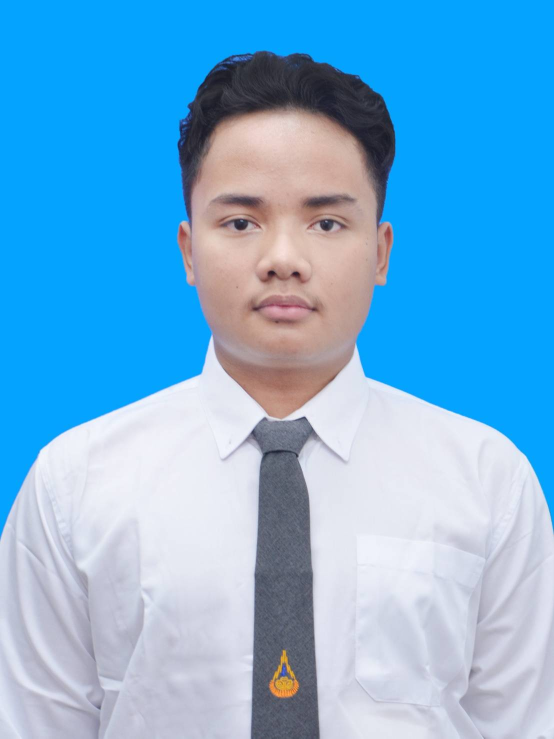
#> input picture M2M/Profile.jpg, 1108 x 1477 px, given in place of the camera (shown at 1/2 size)
$ python face_detect.py
#> lines starting #> are read from the running program, lines starting #| are printed output that depends on the picture
"""ตรวจจับใบหน้าแบบเรียลไทม์ — รันบน Raspberry Pi

*** รันบนตัว Pi ***  (VNC -> Thonny -> Run)

รองรับสองเครื่องมือ เลือกให้เองตามเวอร์ชัน OpenCV ที่มี:
  - Haar cascade  : OpenCV 4.x (ที่ Pi OS bullseye ลงมาให้) ไม่ต้องโหลดอะไรเพิ่ม
  - YuNet (DNN)   : OpenCV 5.x ที่ตัด Haar ออกแล้ว ต้องมีไฟล์โมเดล .onnx

ปุ่มลัด:  q = ออก   s = เซฟภาพ
"""

import os
import sys
import time

import cv2

# ---------------- ตั้งค่า ----------------

SOURCE = 0                  # 0 = กล้องตัวแรกที่เสียบกับ Pi
# SOURCE = "rtsp://admin:pk007Z01@192.168.1.115:554/Streaming/Channels/102/"

# ความละเอียดสูงขึ้น = จับหน้าคนที่อยู่ไกล/ในภาพหมู่ได้ (โจทย์ต้องการ 7-10 คน)
FRAME_W, FRAME_H = 1280, 720

DETECT_EVERY = 3            # ตรวจทุกกี่เฟรม (เลขมาก = ลื่นขึ้นแต่กรอบตามช้าลง)
DETECT_SCALE = 0.5          # ย่อภาพก่อนตรวจ ช่วยให้เร็วขึ้นมากบน Pi
MIN_FACE = 24               # ขนาดหน้าเล็กสุดที่ยอมรับ (วัดบนภาพที่ย่อแล้ว)

YUNET_MODEL = "face_detection_yunet_2023mar.onnx"   # ใช้เฉพาะตอนไม่มี Haar

SNAPSHOT_DIR = os.path.join(os.path.dirname(os.path.abspath(__file__)), "faces")


# ---------------- ตัวตรวจจับ ----------------

HAAR_DIRS = [
    getattr(getattr(cv2, "data", None), "haarcascades", None),
    "/usr/share/opencv4/haarcascades/",
    "/usr/share/opencv/haarcascades/",
    "/usr/local/share/opencv4/haarcascades/",
]


class HaarDetector:
    name = "Haar cascade"

    def __init__(self):
        path = None
        for d in HAAR_DIRS:
            if not d:
                continue
            p = os.path.join(d, "haarcascade_frontalface_default.xml")
            if os.path.isfile(p):
                path = p
                break
        if path is None:
            raise FileNotFoundError("หาไฟล์ haarcascade_frontalface_default.xml ไม่เจอ")

        self.cc = cv2.CascadeClassifier(path)
        if self.cc.empty():
            raise RuntimeError(f"โหลด cascade ไม่สำเร็จ: {path}")
        self.path = path

    def detect(self, frame):
        gray = cv2.cvtColor(frame, cv2.COLOR_BGR2GRAY)
        gray = cv2.equalizeHist(gray)      # ช่วยมากเวลาแสงไม่สม่ำเสมอ
        # scaleFactor ละเอียดขึ้น + minNeighbors ต่ำลง = จับหน้าเล็กในภาพหมู่ได้ดีขึ้น
        faces = self.cc.detectMultiScale(
            gray, scaleFactor=1.08, minNeighbors=4,
            minSize=(MIN_FACE, MIN_FACE))
        return [tuple(int(v) for v in f) for f in faces]


class YuNetDetector:
    name = "YuNet (DNN)"

    def __init__(self, model_path):
        if not os.path.isfile(model_path):
            raise FileNotFoundError(model_path)
        # score ต่ำลงเล็กน้อยเพื่อให้ติดหน้าเล็กๆ ในภาพหมู่ด้วย
        self.net = cv2.FaceDetectorYN.create(model_path, "", (320, 320), 0.6, 0.3, 5000)

    def detect(self, frame):
        h, w = frame.shape[:2]
        self.net.setInputSize((w, h))
        _, faces = self.net.detect(frame)
        if faces is None:
            return []
        return [tuple(int(v) for v in f[:4]) for f in faces]


def pick_detector():
    """เลือกตัวตรวจจับที่ใช้ได้จริงบนเครื่องนี้"""
    print(f"OpenCV {cv2.__version__}")

    if hasattr(cv2, "CascadeClassifier"):
        try:
            d = HaarDetector()
            print(f"ใช้ {d.name}: {d.path}")
            return d
        except Exception as e:
            print(f"Haar ใช้ไม่ได้: {e}")
    else:
        print("OpenCV เวอร์ชันนี้ตัด CascadeClassifier ออกแล้ว")

    if hasattr(cv2, "FaceDetectorYN"):
        model = os.path.join(os.path.dirname(os.path.abspath(__file__)), YUNET_MODEL)
        try:
            d = YuNetDetector(model)
            print(f"ใช้ {d.name}: {model}")
            return d
        except FileNotFoundError:
            print(f"ไม่มีไฟล์โมเดล: {model}")
            print("ดาวน์โหลด face_detection_yunet_2023mar.onnx มาวางข้างไฟล์นี้ก่อน")

    return None


# ---------------- แหล่งภาพ ----------------

def open_camera():
    if isinstance(SOURCE, str):
        os.environ.setdefault("OPENCV_FFMPEG_CAPTURE_OPTIONS", "rtsp_transport;tcp")
        cap = cv2.VideoCapture(SOURCE, cv2.CAP_FFMPEG)
    else:
        cap = cv2.VideoCapture(SOURCE, cv2.CAP_V4L2)
        if not cap.isOpened():                 # เผื่อ V4L2 ไม่ติด ลองแบบปกติ
            cap = cv2.VideoCapture(SOURCE)
        cap.set(cv2.CAP_PROP_FRAME_WIDTH, FRAME_W)
        cap.set(cv2.CAP_PROP_FRAME_HEIGHT, FRAME_H)
    cap.set(cv2.CAP_PROP_BUFFERSIZE, 1)
    return cap


def draw(frame, faces, fps, detector_name):
    for i, (x, y, w, h) in enumerate(faces, 1):
        cv2.rectangle(frame, (x, y), (x + w, y + h), (0, 255, 0), 2)
        tag = f"Face {i}"
        tw = 9 * len(tag)
        # ปกติวางป้ายเหนือกรอบ แต่ถ้าชนขอบบนให้ย้ายลงมาไว้ในกรอบแทน
        top = y - 22 if y - 22 >= 0 else y
        tx = min(x, frame.shape[1] - tw - 1)
        cv2.rectangle(frame, (tx, top), (tx + tw, top + 22), (0, 255, 0), -1)
        cv2.putText(frame, tag, (tx + 3, top + 16), cv2.FONT_HERSHEY_SIMPLEX,
                    0.5, (0, 0, 0), 1, cv2.LINE_AA)

    # วางแถบสถานะไว้ล่างซ้าย กันไปทับป้ายของหน้าที่อยู่ขอบบน
    label = f"{detector_name} | faces: {len(faces)} | {fps:.1f} fps"
    y = frame.shape[0] - 14
    for color, thick in (((0, 0, 0), 4), ((0, 255, 255), 1)):
        cv2.putText(frame, label, (10, y), cv2.FONT_HERSHEY_SIMPLEX,
                    0.7, color, thick, cv2.LINE_AA)
    return frame


def scale_boxes(faces, factor):
    return [(int(x / factor), int(y / factor), int(w / factor), int(h / factor))
            for x, y, w, h in faces]


def main():
    detector = pick_detector()
    if detector is None:
        print("\nไม่มีตัวตรวจจับใบหน้าที่ใช้ได้ — ติดตั้งด้วย:")
        print("   sudo apt install python3-opencv opencv-data")
        return 1

    cap = open_camera()
    if not cap.isOpened():
        print(f"\nเปิดกล้องไม่ได้ (SOURCE = {SOURCE!r})")
        print("ดูว่ามีกล้องตัวไหนบ้าง:  ls -l /dev/video*")
        print("ถ้าเป็นกล้อง USB ลองเปลี่ยน SOURCE เป็น 1 หรือ 2")
        return 1

    print("\nกำลังทำงาน — กด q เพื่อออก, s เพื่อเซฟภาพ\n")

    window = "Face Detection"
    faces = []
    n = 0
    fps_t0, frames, fps = time.time(), 0, 0.0

    try:
        while True:
            ok, frame = cap.read()
#> frame is the input picture: shape (1477, 1108, 3); mean B, G, R 219.9, 177, 114.7
            if not ok:
                print("อ่านเฟรมไม่ได้")
                break

            # ตรวจเฉพาะบางเฟรม และตรวจบนภาพย่อ เพื่อให้ Pi ตามทัน
            if n % DETECT_EVERY == 0:
                small = cv2.resize(frame, None, fx=DETECT_SCALE, fy=DETECT_SCALE)
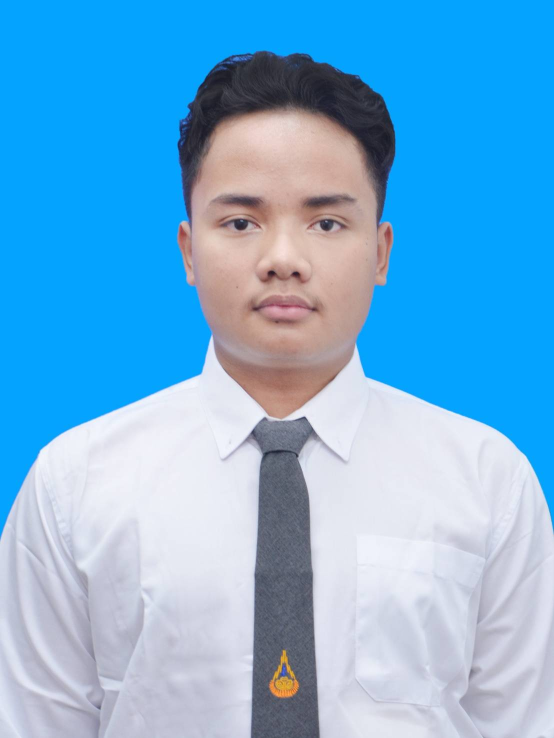
#> small: shape (738, 554, 3); mean B, G, R 220, 177.1, 114.7
                faces = scale_boxes(detector.detect(small), DETECT_SCALE)
#> in detect, `gray = cv2.cvtColor(frame, cv2.COLOR_BGR2GRAY)`:
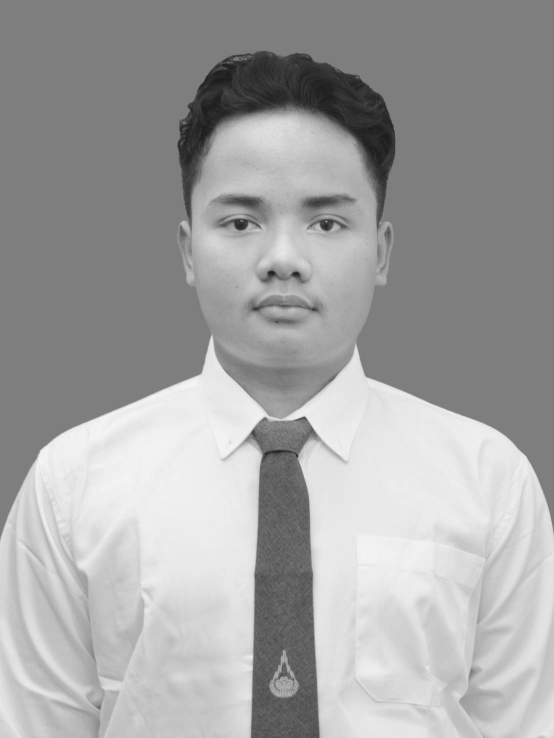
#> gray: shape (738, 554); min 26, max 247, mean 163.3
#> in detect, `gray = cv2.equalizeHist(gray)`:
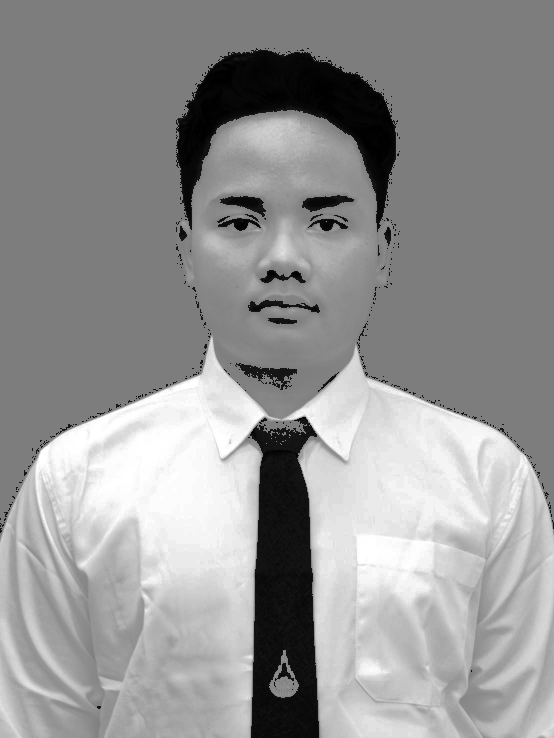
#> gray: shape (738, 554); min 0, max 255, mean 148.6
#> in detect, `faces = self.cc.detectMultiScale( gray, scaleFactor=1.08, minNeighbors..`: faces = [[160, 118, 248, 248]]
#> faces = [(320, 236, 496, 496)]
            n += 1

            frames += 1
            el = time.time() - fps_t0
            if el >= 1.0:
                fps, frames, fps_t0 = frames / el, 0, time.time()

            draw(frame, faces, fps, detector.name)
#> the loop in draw, `for i, (x, y, w, h) in enumerate(faces, 1):` made 1 pass
#> (i, x, y, w, h, tag, tw, top) on pass 1: (1, 320, 236, 496, 496, 'Face 1', 54, 214)
#> in draw, `label = f"{detector_name} | faces: {len(faces)} | {fps:.1f} fps"`: label = 'Haar cascade | faces: 1 | 0.0 fps'
#> after the loop in draw, `for color, thick in (((0, 0, 0), 4), ((0, 255, 255), 1)):`:
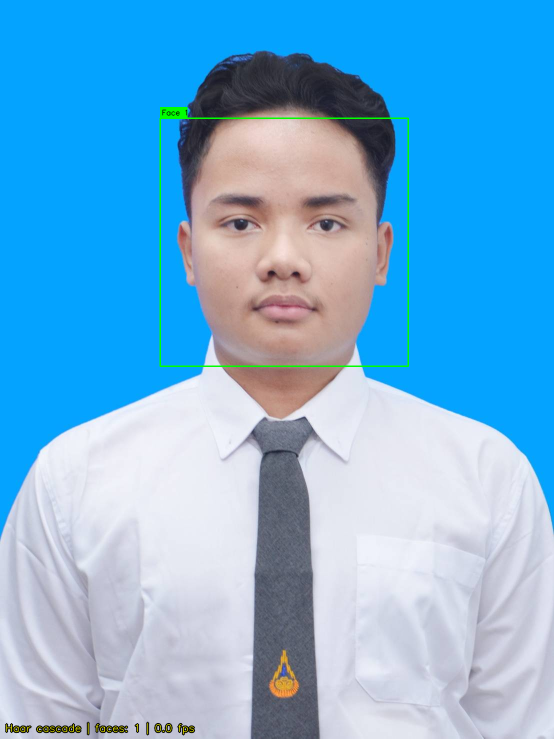
#> frame: shape (1477, 1108, 3) (shown at 1/2 size); mean B, G, R 218.5, 177.1, 114.1
            cv2.imshow(window, frame)

            key = cv2.waitKey(1) & 0xFF
#> (key q is pressed here)
            if key in (ord("q"), 27):
                break
            if key == ord("s"):
                os.makedirs(SNAPSHOT_DIR, exist_ok=True)
                path = os.path.join(
                    SNAPSHOT_DIR, time.strftime("face_%Y%m%d_%H%M%S.jpg"))
                cv2.imwrite(path, frame)
                print(f"บันทึก: {path}")
    finally:
        cap.release()
        cv2.destroyAllWindows()

    return 0


if __name__ == "__main__":
    try:
        sys.exit(main())
#> (the program exits here)
